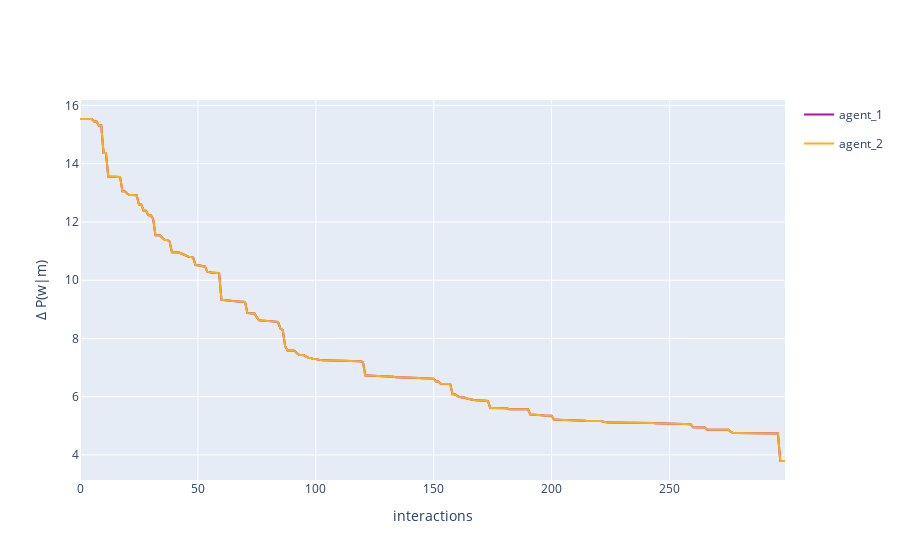

The cell this chart's notebook holds for it:
### Code cell
fig = multi_agent_update_plot_from_df(vocab_dif)
fig.update_layout(
    # title='Dyadic interaction in a random environment',
    yaxis_title='Δ P(w|m)',
    xaxis_title='interactions'
)
fig.show()

### Figure 1 — Plotly figure (JSON) as saved in the notebook; plotly's stock layout.template omitted (floating-point values rounded to 4 significant figures; data arrays with more than 128 entries replaced by an {"elided": "..."} marker saying what was removed)
{"data": [{"legendgroup": "agent_1", "line": {"color": "#B10DA1"}, "mode": "lines", "name": "agent_1", "showlegend": true, "x": {"elided": "300 int values"}, "y": {"elided": "300 float values"}, "type": "scatter"}, {"legendgroup": "agent_2", "line": {"color": "#FEAF16"}, "mode": "lines", "name": "agent_2", "showlegend": true, "x": {"elided": "300 int values"}, "y": {"elided": "300 float values"}, "type": "scatter"}], "layout": {"yaxis": {"title": {"text": "Δ P(w|m)"}}, "xaxis": {"title": {"text": "interactions"}}}}
